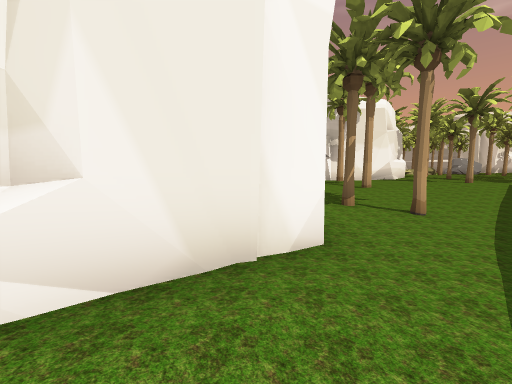
[1] (above)

18 first-person views from a walk through a Unity game level. The camera is 1.5 m above the floor, tilts 6° down and sees 90° across. The floor is counted in squares, 2 m on a side. Each view is taken from the middle of a square. On the plan, view 1 faces up. The plan holds only what a view shows up to about 9 squares ahead; the rest is blank. The place goes on beyond the plan. The player is left out. Some surface patterns are stand-ins.

[2]
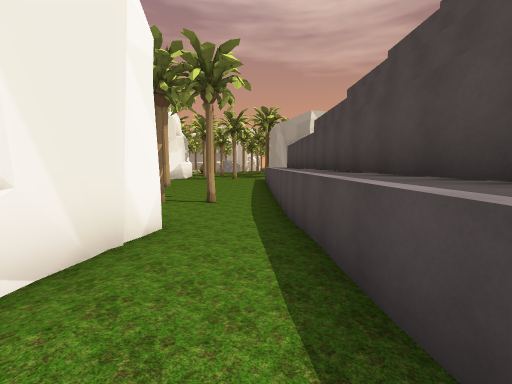

[3]
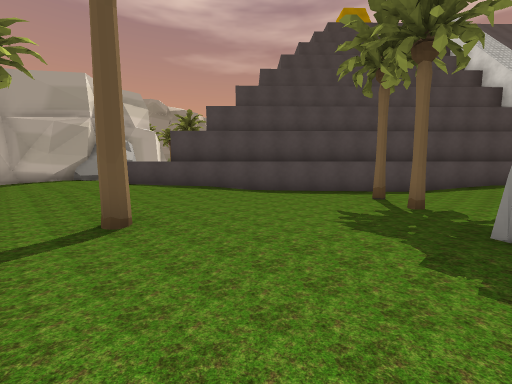

[4]
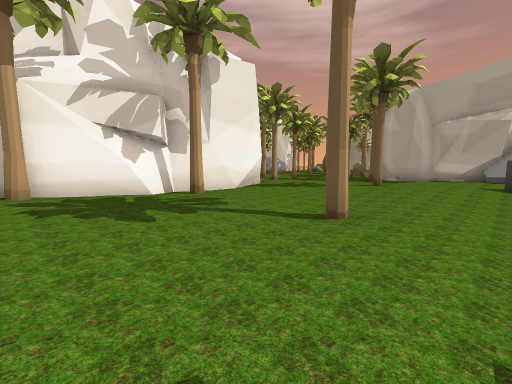

[5]
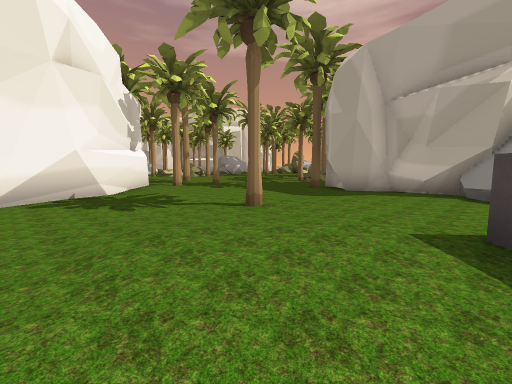

[6]
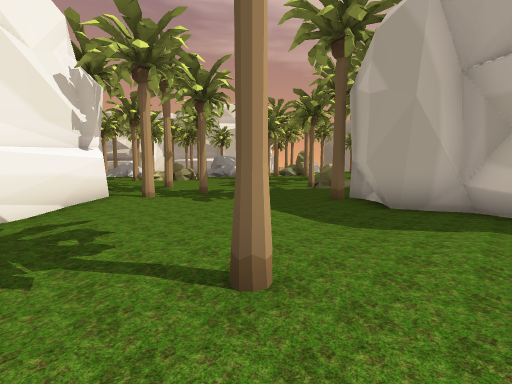

[7]
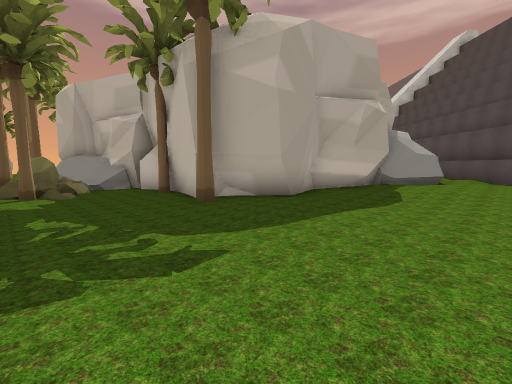

[8]
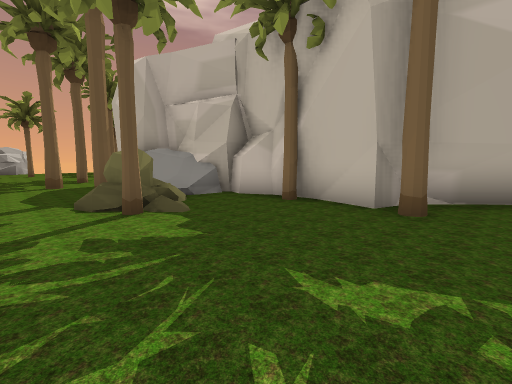

[9]
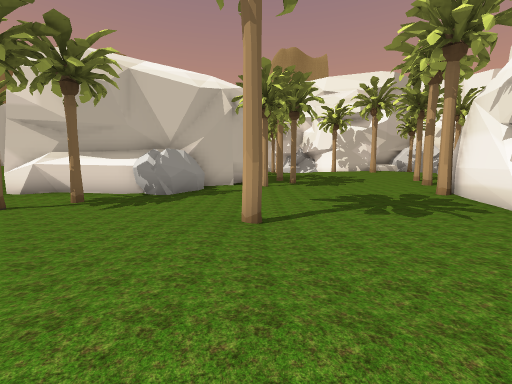

[10]
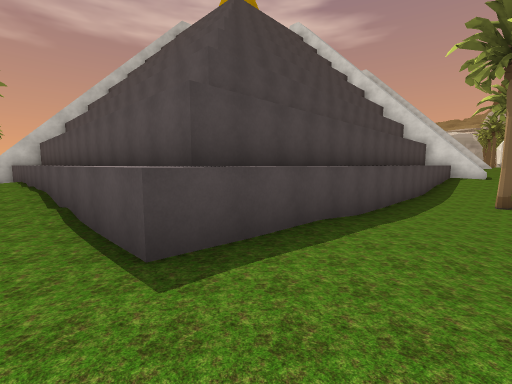

[11]
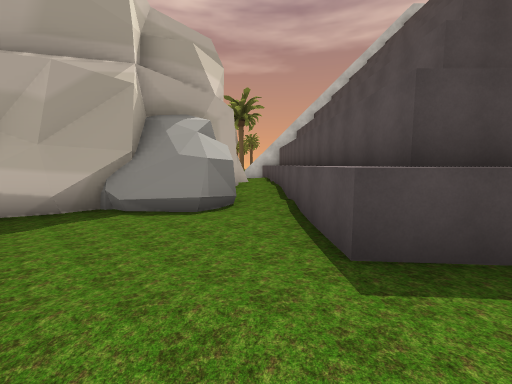

[12]
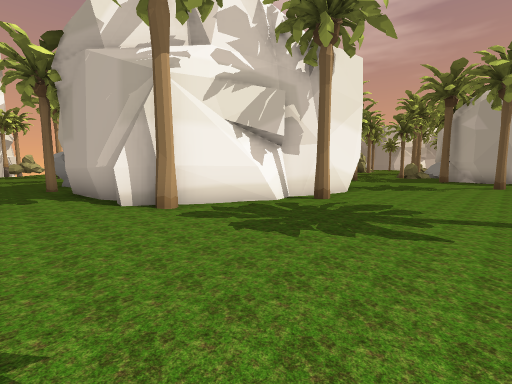

[13]
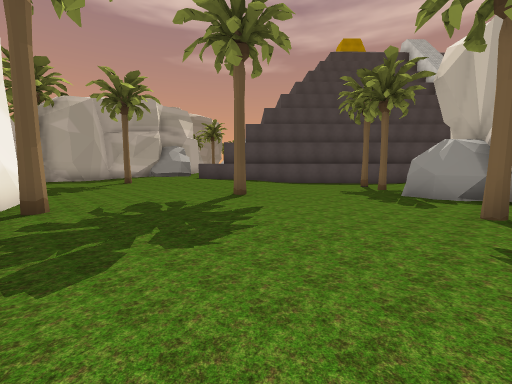

[14]
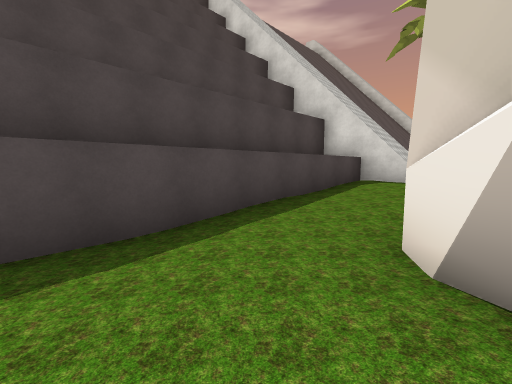

[15]
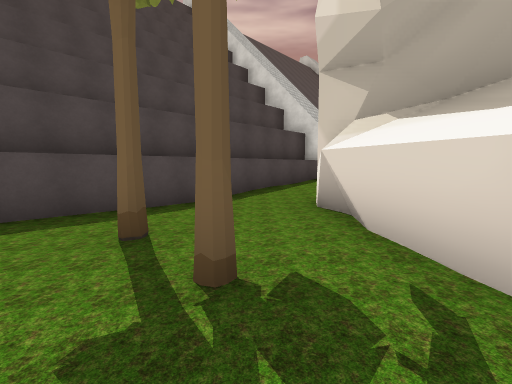

[16]
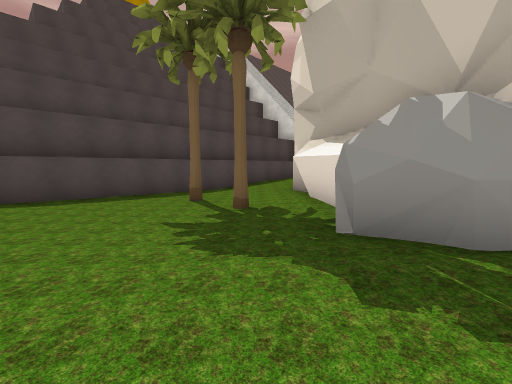

[17]
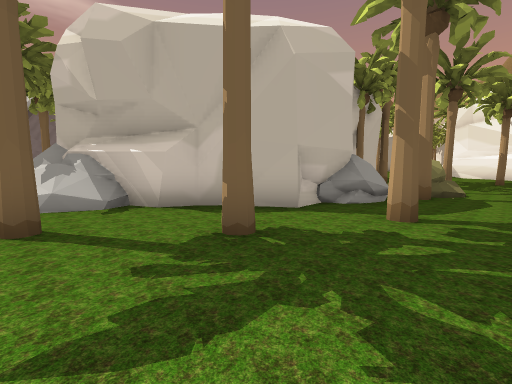

[18]
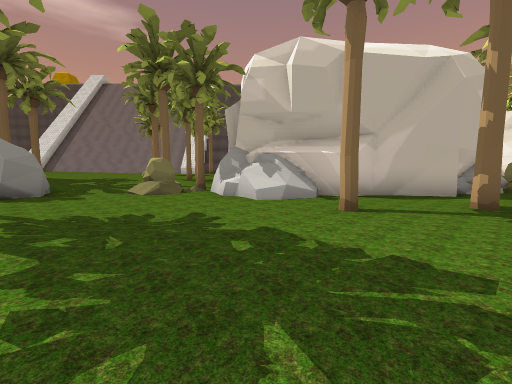

### Floor plan
Key: @ floor where view 1 was taken; # wall or solid block; . main floor; - floor 0.25 m lower than the main floor; : floor 0.5 m higher than the main floor; / step, stairs or slope; = window, fence, low wall or low ledge; ^ raised ledge; v drop or lower ground; T palm tree; R rock; O other object.
Columns run from 1 left of view 1 to 34 right of it. Each row starts with its distance up from view 1.
 19 ::#        ##T.T-.----.........
 18 O:##      ##....----TO/-..T....
 17 ::T##### ##....-----:OT##...T......
 16 ::....T###......-----///###........
 15 ::......::::.....T----#####...T....
 14 :.......:::::....###T##   ###.....:
 13 :::....:::.::...##          #//...:
 12 ::......:::T:/:.#           ##=...:
 11 T:....T//:::::::#            ##....T
 10 :......:/::::::##            .TO...
  9 ##....../::^::##               ..R/
  8  ##.....::=^^:#               T../
  7  #..-....###^^                  ..R
  6  #.T.-..##  #^^                 ..
  5  #..T-.##    #^^
  4  #...-##      #^^:
  3  #...##        #^^:
  2 ##/.##     v    #^^
  1 //:###    vvv
  0 :@^^#    v  v
 -1 :^^#    vv
 -2 #^#     v
 -3 ^^    v
 -4 ^^^vvvv
 -5      v

Positions as (right, up) in squares from view 1, and headings:
1: (0, 0), facing up
2: (-1, -1), facing up-right
3: (1, 12), facing down-right
4: (1, 9), facing up-right
5: (7, 9), facing up-right
6: (9, 11), facing up-right
7: (11, 18), facing down-right
8: (15, 19), facing down-right
9: (9, 11), facing left
10: (9, 11), facing down
11: (9, 11), facing down-right
12: (-1, 12), facing up-right
13: (-1, 16), facing down-right
14: (2, 5), facing down
15: (2, 8), facing down
16: (2, 11), facing down
17: (29, 19), facing down-left
18: (33, 17), facing down-left
